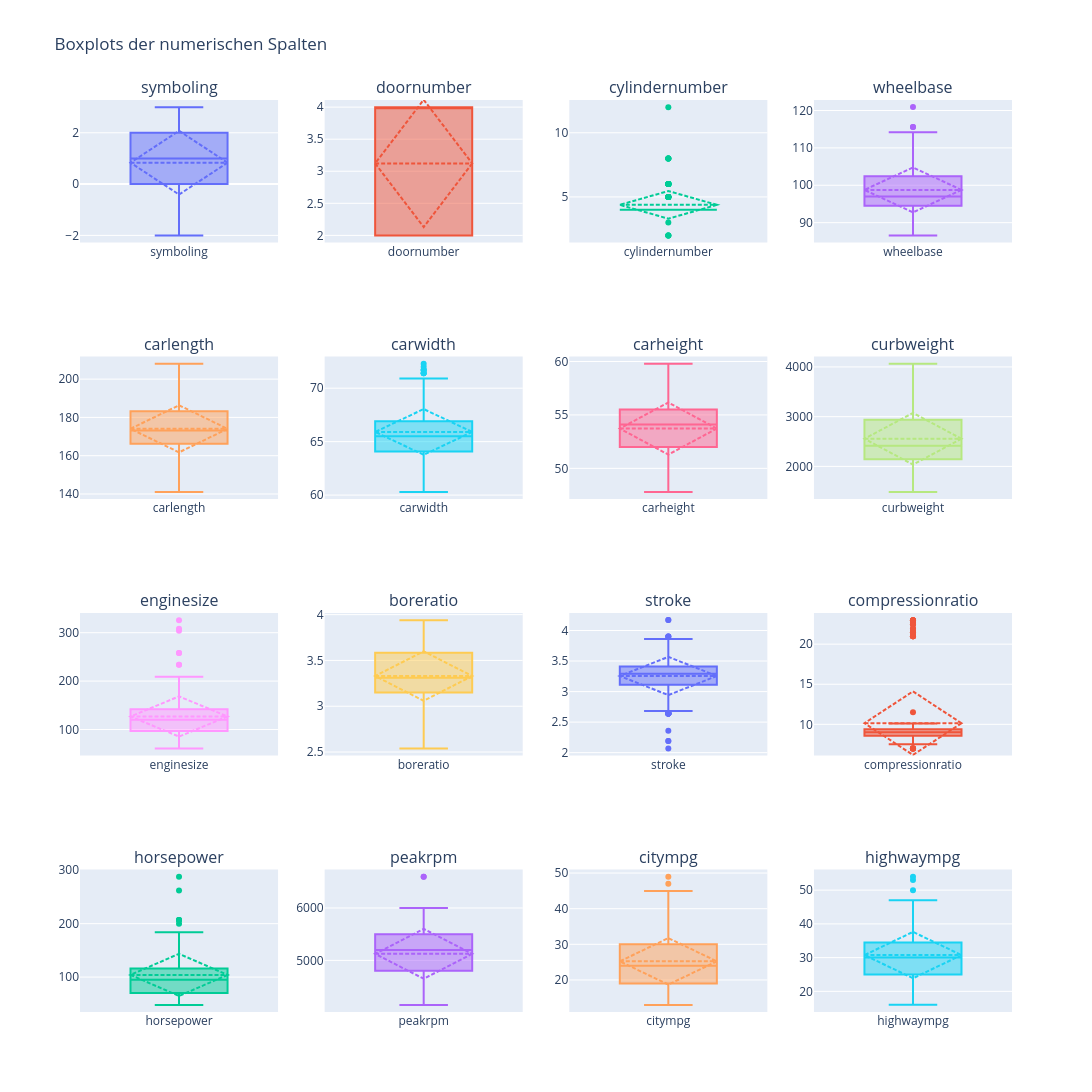

This figure's notebook cell:
### Markdown cell above
## Boxplots für nunmerische Spalten: Ausreisser erkennen

### Code cell
import plotly.express as px
import plotly.subplots as sp
import plotly.graph_objects as go

# Angenommen dein DataFrame heißt df
numerical_columns = ['symboling','doornumber','cylindernumber','wheelbase', 'carlength',
                     'carwidth', 'carheight', 'curbweight','enginesize', 'boreratio',
                     'stroke', 'compressionratio', 'horsepower','peakrpm', 'citympg', 'highwaympg']

# Anzahl Spalten für das Layout (z. B. 4 pro Zeile)
cols = 4
rows = -(-len(numerical_columns) // cols)  # Rundung nach oben

# Subplot-Layout vorbereiten
fig = sp.make_subplots(rows=rows, cols=cols, subplot_titles=numerical_columns)

# Jede numerische Spalte als Boxplot hinzufügen
for i, col in enumerate(numerical_columns):
    r = i // cols + 1
    c = i % cols + 1
    
    fig.add_trace(
        go.Box(y=df[col], name=col, boxmean='sd'),  # boxmean='sd' zeigt auch Mittelwert + Std
        row=r, col=c
    )

# Layout schöner machen
fig.update_layout(height=1300, width=1400, showlegend=False, title_text="Boxplots der numerischen Spalten")
fig.show()

### Figure 1 — Plotly figure (JSON) as saved in the notebook; plotly's stock layout.template omitted (floating-point values rounded to 4 significant figures; data arrays with more than 128 entries replaced by an {"elided": "..."} marker saying what was removed)
{"data": [{"boxmean": "sd", "name": "symboling", "type": "box", "xaxis": "x", "y": {"elided": "205 int values"}, "yaxis": "y"}, {"boxmean": "sd", "name": "doornumber", "type": "box", "xaxis": "x2", "y": {"elided": "205 int values"}, "yaxis": "y2"}, {"boxmean": "sd", "name": "cylindernumber", "type": "box", "xaxis": "x3", "y": {"elided": "205 int values"}, "yaxis": "y3"}, {"boxmean": "sd", "name": "wheelbase", "type": "box", "xaxis": "x4", "y": {"elided": "205 float values"}, "yaxis": "y4"}, {"boxmean": "sd", "name": "carlength", "type": "box", "xaxis": "x5", "y": {"elided": "205 float values"}, "yaxis": "y5"}, {"boxmean": "sd", "name": "carwidth", "type": "box", "xaxis": "x6", "y": {"elided": "205 float values"}, "yaxis": "y6"}, {"boxmean": "sd", "name": "carheight", "type": "box", "xaxis": "x7", "y": {"elided": "205 float values"}, "yaxis": "y7"}, {"boxmean": "sd", "name": "curbweight", "type": "box", "xaxis": "x8", "y": {"elided": "205 int values"}, "yaxis": "y8"}, {"boxmean": "sd", "name": "enginesize", "type": "box", "xaxis": "x9", "y": {"elided": "205 int values"}, "yaxis": "y9"}, {"boxmean": "sd", "name": "boreratio", "type": "box", "xaxis": "x10", "y": {"elided": "205 float values"}, "yaxis": "y10"}, {"boxmean": "sd", "name": "stroke", "type": "box", "xaxis": "x11", "y": {"elided": "205 float values"}, "yaxis": "y11"}, {"boxmean": "sd", "name": "compressionratio", "type": "box", "xaxis": "x12", "y": {"elided": "205 float values"}, "yaxis": "y12"}, {"boxmean": "sd", "name": "horsepower", "type": "box", "xaxis": "x13", "y": {"elided": "205 int values"}, "yaxis": "y13"}, {"boxmean": "sd", "name": "peakrpm", "type": "box", "xaxis": "x14", "y": {"elided": "205 int values"}, "yaxis": "y14"}, {"boxmean": "sd", "name": "citympg", "type": "box", "xaxis": "x15", "y": {"elided": "205 int values"}, "yaxis": "y15"}, {"boxmean": "sd", "name": "highwaympg", "type": "box", "xaxis": "x16", "y": {"elided": "205 int values"}, "yaxis": "y16"}], "layout": {"annotations": [{"font": {"size": 16}, "showarrow": false, "text": "symboling", "x": 0.1062, "xanchor": "center", "xref": "paper", "y": 1, "yanchor": "bottom", "yref": "paper"}, {"font": {"size": 16}, "showarrow": false, "text": "doornumber", "x": 0.3688, "xanchor": "center", "xref": "paper", "y": 1, "yanchor": "bottom", "yref": "paper"}, {"font": {"size": 16}, "showarrow": false, "text": "cylindernumber", "x": 0.6313, "xanchor": "center", "xref": "paper", "y": 1, "yanchor": "bottom", "yref": "paper"}, {"font": {"size": 16}, "showarrow": false, "text": "wheelbase", "x": 0.8938, "xanchor": "center", "xref": "paper", "y": 1, "yanchor": "bottom", "yref": "paper"}, {"font": {"size": 16}, "showarrow": false, "text": "carlength", "x": 0.1062, "xanchor": "center", "xref": "paper", "y": 0.7188, "yanchor": "bottom", "yref": "paper"}, {"font": {"size": 16}, "showarrow": false, "text": "carwidth", "x": 0.3688, "xanchor": "center", "xref": "paper", "y": 0.7188, "yanchor": "bottom", "yref": "paper"}, {"font": {"size": 16}, "showarrow": false, "text": "carheight", "x": 0.6313, "xanchor": "center", "xref": "paper", "y": 0.7188, "yanchor": "bottom", "yref": "paper"}, {"font": {"size": 16}, "showarrow": false, "text": "curbweight", "x": 0.8938, "xanchor": "center", "xref": "paper", "y": 0.7188, "yanchor": "bottom", "yref": "paper"}, {"font": {"size": 16}, "showarrow": false, "text": "enginesize", "x": 0.1062, "xanchor": "center", "xref": "paper", "y": 0.4375, "yanchor": "bottom", "yref": "paper"}, {"font": {"size": 16}, "showarrow": false, "text": "boreratio", "x": 0.3688, "xanchor": "center", "xref": "paper", "y": 0.4375, "yanchor": "bottom", "yref": "paper"}, {"font": {"size": 16}, "showarrow": false, "text": "stroke", "x": 0.6313, "xanchor": "center", "xref": "paper", "y": 0.4375, "yanchor": "bottom", "yref": "paper"}, {"font": {"size": 16}, "showarrow": false, "text": "compressionratio", "x": 0.8938, "xanchor": "center", "xref": "paper", "y": 0.4375, "yanchor": "bottom", "yref": "paper"}, {"font": {"size": 16}, "showarrow": false, "text": "horsepower", "x": 0.1062, "xanchor": "center", "xref": "paper", "y": 0.1562, "yanchor": "bottom", "yref": "paper"}, {"font": {"size": 16}, "showarrow": false, "text": "peakrpm", "x": 0.3688, "xanchor": "center", "xref": "paper", "y": 0.1562, "yanchor": "bottom", "yref": "paper"}, {"font": {"size": 16}, "showarrow": false, "text": "citympg", "x": 0.6313, "xanchor": "center", "xref": "paper", "y": 0.1562, "yanchor": "bottom", "yref": "paper"}, {"font": {"size": 16}, "showarrow": false, "text": "highwaympg", "x": 0.8938, "xanchor": "center", "xref": "paper", "y": 0.1562, "yanchor": "bottom", "yref": "paper"}], "height": 1300, "showlegend": false, "title": {"text": "Boxplots der numerischen Spalten"}, "width": 1400, "xaxis": {"anchor": "y", "domain": [0, 0.2125]}, "xaxis10": {"anchor": "y10", "domain": [0.2625, 0.475]}, "xaxis11": {"anchor": "y11", "domain": [0.525, 0.7375]}, "xaxis12": {"anchor": "y12", "domain": [0.7875, 1]}, "xaxis13": {"anchor": "y13", "domain": [0, 0.2125]}, "xaxis14": {"anchor": "y14", "domain": [0.2625, 0.475]}, "xaxis15": {"anchor": "y15", "domain": [0.525, 0.7375]}, "xaxis16": {"anchor": "y16", "domain": [0.7875, 1]}, "xaxis2": {"anchor": "y2", "domain": [0.2625, 0.475]}, "xaxis3": {"anchor": "y3", "domain": [0.525, 0.7375]}, "xaxis4": {"anchor": "y4", "domain": [0.7875, 1]}, "xaxis5": {"anchor": "y5", "domain": [0, 0.2125]}, "xaxis6": {"anchor": "y6", "domain": [0.2625, 0.475]}, "xaxis7": {"anchor": "y7", "domain": [0.525, 0.7375]}, "xaxis8": {"anchor": "y8", "domain": [0.7875, 1]}, "xaxis9": {"anchor": "y9", "domain": [0, 0.2125]}, "yaxis": {"anchor": "x", "domain": [0.8438, 1]}, "yaxis10": {"anchor": "x10", "domain": [0.2812, 0.4375]}, "yaxis11": {"anchor": "x11", "domain": [0.2812, 0.4375]}, "yaxis12": {"anchor": "x12", "domain": [0.2812, 0.4375]}, "yaxis13": {"anchor": "x13", "domain": [0, 0.1562]}, "yaxis14": {"anchor": "x14", "domain": [0, 0.1562]}, "yaxis15": {"anchor": "x15", "domain": [0, 0.1562]}, "yaxis16": {"anchor": "x16", "domain": [0, 0.1562]}, "yaxis2": {"anchor": "x2", "domain": [0.8438, 1]}, "yaxis3": {"anchor": "x3", "domain": [0.8438, 1]}, "yaxis4": {"anchor": "x4", "domain": [0.8438, 1]}, "yaxis5": {"anchor": "x5", "domain": [0.5625, 0.7188]}, "yaxis6": {"anchor": "x6", "domain": [0.5625, 0.7188]}, "yaxis7": {"anchor": "x7", "domain": [0.5625, 0.7188]}, "yaxis8": {"anchor": "x8", "domain": [0.5625, 0.7188]}, "yaxis9": {"anchor": "x9", "domain": [0.2812, 0.4375]}}}
